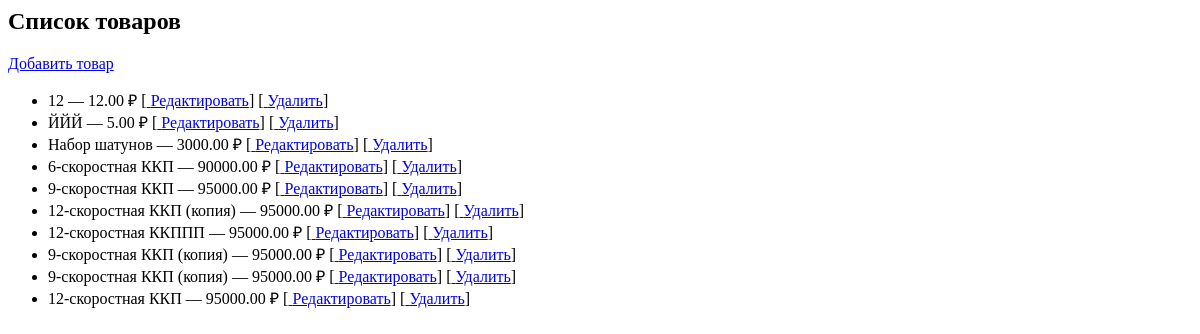
/, run on an earlier commit of the app's database.
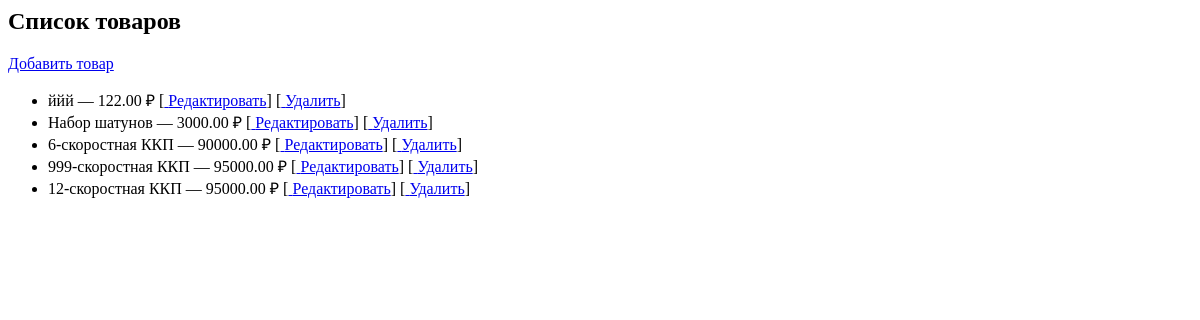
And on a later commit of the database.
### products/models.py (models this page shows, shortened)
class Product(models.Model):
    name = models.CharField(max_length=255, verbose_name="Название товара")
    description = models.TextField(verbose_name="Описание")
    price = models.DecimalField(max_digits=10, decimal_places=2, verbose_name="Цена")
    category = models.ForeignKey(Category, on_delete=models.CASCADE, verbose_name="Категория", related_name="products")
    stock = models.PositiveIntegerField(verbose_name="Остаток на складе")
    image = models.ImageField(upload_to='product_images/', verbose_name="Изображение")
    available = models.BooleanField(default=True, verbose_name="В наличии")
    speed_count = models.IntegerField(choices=[(6, "6 скоростей"), (9, "9 скоростей"), (12, "12 скоростей")], null=True, blank=True, verbose_name="Число передач")
    created_at = models.DateTimeField(default=timezone.now, verbose_name="Дата создания")
    objects = ProductManager()
    class Meta:
        verbose_name = "Товар"
        verbose_name_plural = "Товары"
        ordering = ['-created_at','price']

### products/views.py (the view)
# urls.py: path('', views.product_list, name='product_list'),
def product_list(request):
    products = Product.objects.select_related('category').all()
    return render(request, 'products/product_list.html', {'products': products})

### templates/products/product_list.html
<h2>Список товаров</h2>
<a href="{% url 'product_create' %}"> Добавить товар</a>
<ul>
  {% for product in products %}
    <li>
      {{ product.name }} — {{ product.price }} ₽
      [<a href="{% url 'product_edit' product.pk %}"> Редактировать</a>]
      [<a href="{% url 'product_delete' product.pk %}"> Удалить</a>]
    </li>
  {% endfor %}
</ul>

What changed in the data, as far as the page shows it:
removed Product: name "12", price "12.00"
removed Product: name "ЙЙЙ", price "5.00"
removed Product: name "12-скоростная ККП (копия)", price "95000.00"
removed Product: name "12-скоростная ККППП", price "95000.00"
removed Product: name "9-скоростная ККП (копия)", price "95000.00"
removed Product: name "9-скоростная ККП (копия)", price "95000.00"
added Product: name "ййй", price "122.00"
changed Product: name "9-скоростная ККП" → "999-скоростная ККП"
